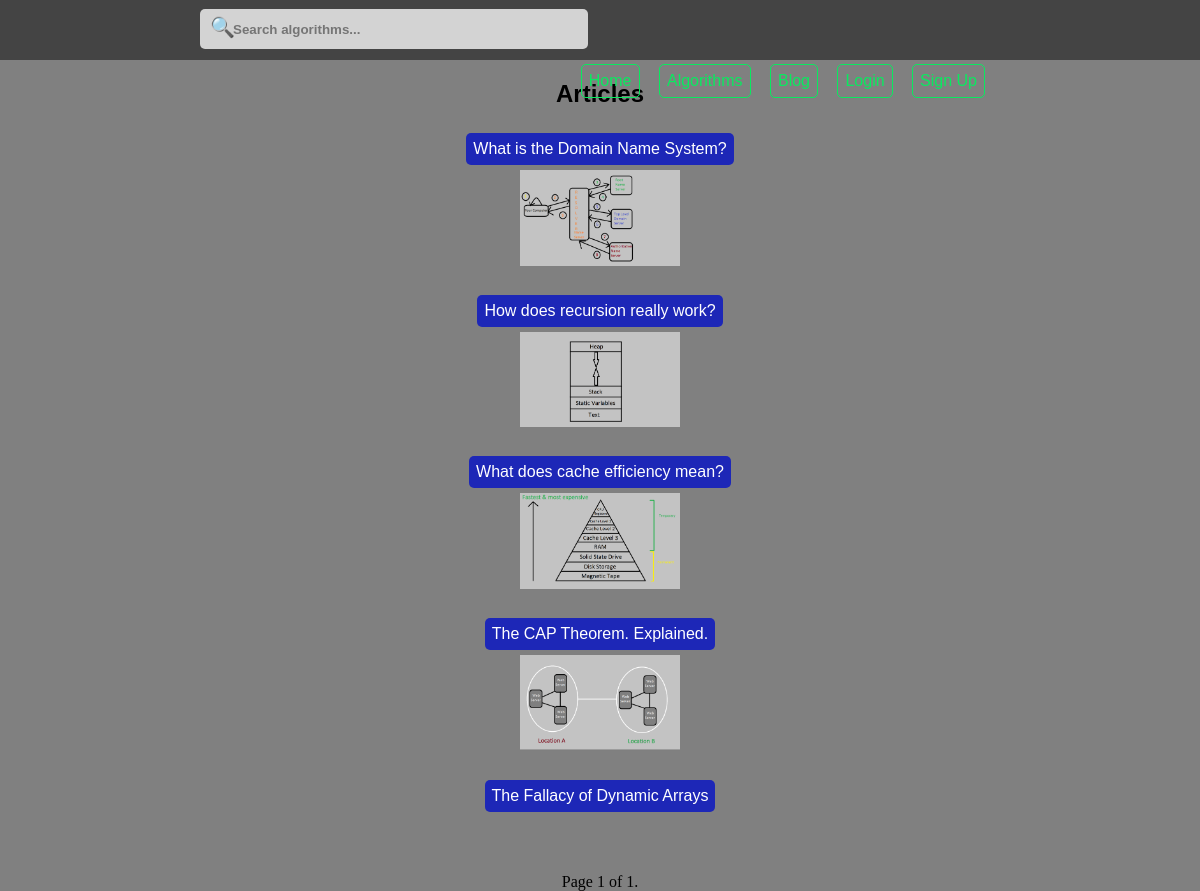
/articles/, run on an earlier commit of the app's database.
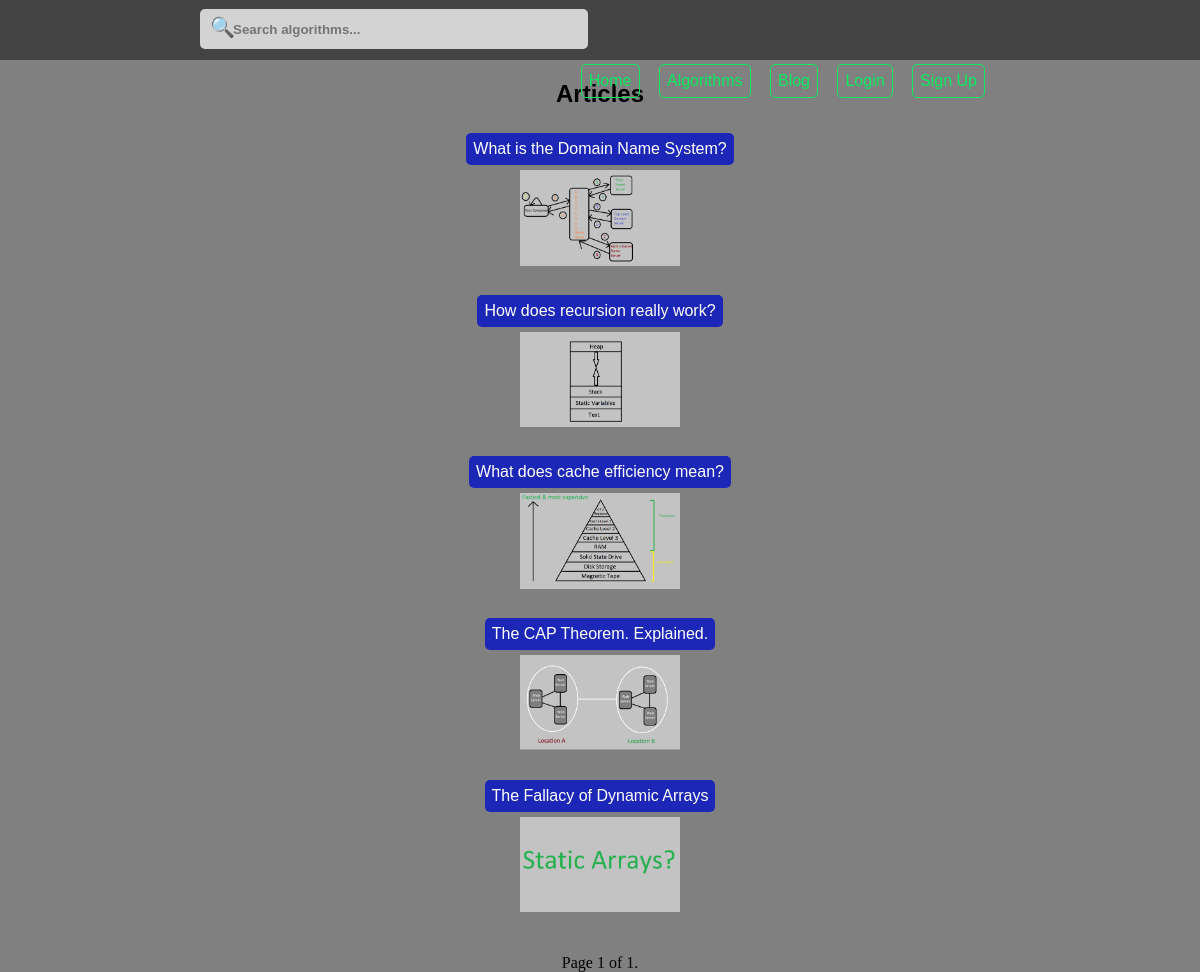
And on a later commit of the database.
### blog/models.py (models this page shows, shortened)
class Blog(models.Model):
	title = models.CharField(max_length = 300)
	friendly_title = models.SlugField(unique = False, default = None)
	image = models.FileField(null = True, blank = True)
	content = models.TextField()
	users = models.ManyToManyField(User)
	likes = models.ManyToManyField(User, blank = True, related_name = 'blog_likes')
	created_at = models.DateTimeField(auto_now = False, auto_now_add = True)
	updated_at = models.DateTimeField(auto_now = True, auto_now_add = False)
	class Meta:
		ordering = ['created_at']

### blog/views.py (the view)
# urls.py: url(r'^articles/$', blogs_home, name = 'blogs_home'),
def blogs_home(request):
	blogs_list = Blog.objects.all()
	paginator = Paginator(blogs_list, 5)
	page = request.GET.get('page', 1)
	contacts = paginator.get_page(page)
	try:
	    blogs = paginator.page(page)
	except PageNotAnInteger:
	    blogs = paginator.page(1)
	except EmptyPage:
	    blogs = paginator.page(paginator.num_pages)
	return render(request, 'blogs/blogs_home.html', { 'blogs': blogs, 'title': 'Articles', 'contacts': contacts })

### templates/blogs/blogs_home.html (shortened to what this page needs)
{% extends 'base.html' %}
{% load staticfiles %}
{% block css %}
	<link rel="stylesheet" type="text/css" href="{% static 'css/list_of_blogs.css' %}">
{% endblock css %}
{% block main %}
	<h2>
		Articles
	</h2>
	<div class="list_of_blogs">
		{% for blog in blogs %}
			<div class='blog-in-list'>
				<a href="{% url 'blog:show' blog.friendly_title %}" class="blog-button">
                    {{ blog.title }}
                </a>
                <br/>
                {% if blog.image %}
                    <a href="{% url 'blog:show' blog.friendly_title %}">
                        <img src="{{ blog.image.url }}" width="160">
                    </a>
                {% endif %}
                <br/>
			</div>
		{% endfor %}
        <div class="pagination">
            <span class="step-links">
                <span class="current">
                    Page {{ contacts.number }} of {{ contacts.paginator.num_pages }}.
                </span>
            </span>
        </div>
    </div>
{% endblock main %}

### templates/base.html (shortened to what this page needs)
{% load staticfiles %}
<!DOCTYPE html>
<html>
	<head>
		<link rel="stylesheet" type="text/css" href="{% static 'css/main.css' %}">
		<link rel="stylesheet" type="text/css" href="{% static 'css/mobile_main.css' %}", media="screen and (max-width: 600px)">
		{% block css %} {% endblock css %}
	</head>
	<body>
		<div class="main">
			<div class="navigation">
				<div class="search-div">
					<div class="search-icon">&#128269</div>
					<input type="text" class="search-bar" placeholder="Search algorithms..." autofocus="false">
				</div>
				<ul class="links">
					<a class="btns" href="{% url 'computer_science:home' %}"><li>Home</li></a>
					<a class="btns" href="{% url 'computer_science:categories' %}"><li>Algorithms</li></a>
					<a class="btns" href="{% url 'blog:blogs_home' %}"><li>Blog</li></a>
						{% if user.is_authenticated %}
							<a class="btns" href="{% url 'user:profile' %}"><li>Profile</li></a>
							<a class="btns" href="{% url 'logout' %}"><li>Logout</li></a>
						{% else %}
							<a class="btns" href="{% url 'user:user_login' %}"><li>Login</li></a>
							<a class="btns" href="{% url 'user:create' %}"><li>Sign Up</li></a>
						{% endif %}
				</ul>
			</div>
			<div class="dummy"></div>
			{% block main %}
			{% endblock main %}
		</div>
	</body>
</html>

### static_files/css/main.css (style rules this page uses)
html { margin-left: calc(100vw - 100%); overflow-y: scroll; }
body { margin: 0; padding: 0; background: grey; }
.main { width: 800px; margin: 0 auto; text-align: center; font-family: sans-serif; }
ul { list-style: none; padding: 0; }
li { padding: 0; margin: 0; }
a { text-decoration: none; display: inline-block; }
.navigation { text-align: right; height: 60px; background: rgb(68,68,68); margin-bottom: 0; position: fixed; top: 0; left: 0; width: 100%; }
.search-div { position: relative; top: -2px; }
.search-icon { position: absolute; font-size: 20px; color: rgb(130,130,130); display: inline-block; position: fixed; top: 15px; left: 210px; border-radius: 5px; }
.search-bar { float: left; padding: 5px 5px 5px 33px; font-weight: bold; border: 0; height: 30px; border-radius: 5px; margin: 11px 0 0 200px; background: lightgrey; width: 350px; }
.btns { border: 1px solid rgb(9, 234, 95); border-radius: 5px; padding: 7px; margin: -3px 15px 0 0; color: rgb(9, 234, 95); font-size: 16px; }
.links { display: inline-block; padding: 0; margin-right: 200px; }
.dummy { height: 60px; }

### static_files/css/list_of_blogs.css (style rules this page uses)
.blog-in-list { margin-bottom: 20px; }
.blog-button { border-radius: 5px; border: 0; padding: 7px; margin: 5px; background: rgb(29, 39, 183); color: white; font-size: 16px; }
.step-links { font-family: cursive }

What changed in the data, as far as the page shows it:
changed Blog "The Fallacy of Dynamic Arrays": image empty → "static_arrays.png" (drawn); image: picture added
